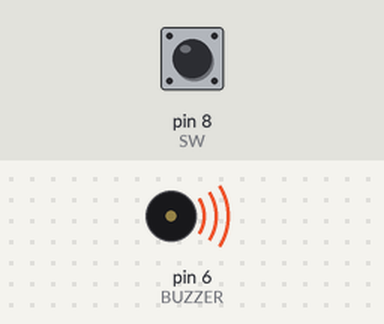
A sketch run on a simulated Arduino Uno, built with avr-gcc and run on an emulated ATmega328P. Parts: buzzer (waves = sounding). Inputs (shaded band) come from the test bench; at power-on: pin 8 (SW) HIGH.

Above: at 0.2 s.
Timing chart, 0 to 3.0 s (numbered marks = the images above):
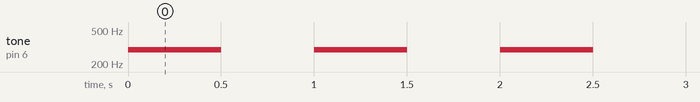

Measured:
- by itself, tone on pin 6 (BUZZER): alternates 293 Hz for 0.50 s and silent for 0.50 s

The sketch:

BUZZER.ino
```cpp
int BUZZER = 6;
int iTone = 2;
#define SW 8

void setup() {
  // put your setup code here, to run once:
  pinMode(BUZZER, OUTPUT);
  pinMode(SW, INPUT_PULLUP);
}

void loop() {
  // put your main code here, to run repeatedly:

  if (digitalRead(SW)==0){
    iTone++;
    iTone = iTone > 2 ? 0 : iTone;
  }

  if (iTone==1)
    C();
  else if (iTone==2)
    D();
  else
    E();

  delay(500);

  //allTone();
  //Serial.println("OFF");
  noTone(BUZZER);
  delay(500);
}

void C(){
  tone(BUZZER, 261.6256);
}

void D(){
  tone(BUZZER, 293.6648);
}

void E(){
  tone(BUZZER, 329.6276);
}

void Ft(){
  tone(BUZZER, 349.2283);
}

void G(){
  tone(BUZZER, 391.5594);
}

void A(){
  tone(BUZZER, 440);
}

void B(){
  tone(BUZZER, 493.8833);
}

void allTone(){
  C(); delay(500);
  D(); delay(500);
  E(); delay(500);
  Ft(); delay(500);
  G(); delay(500);
  A(); delay(500);
  B();
}
```
